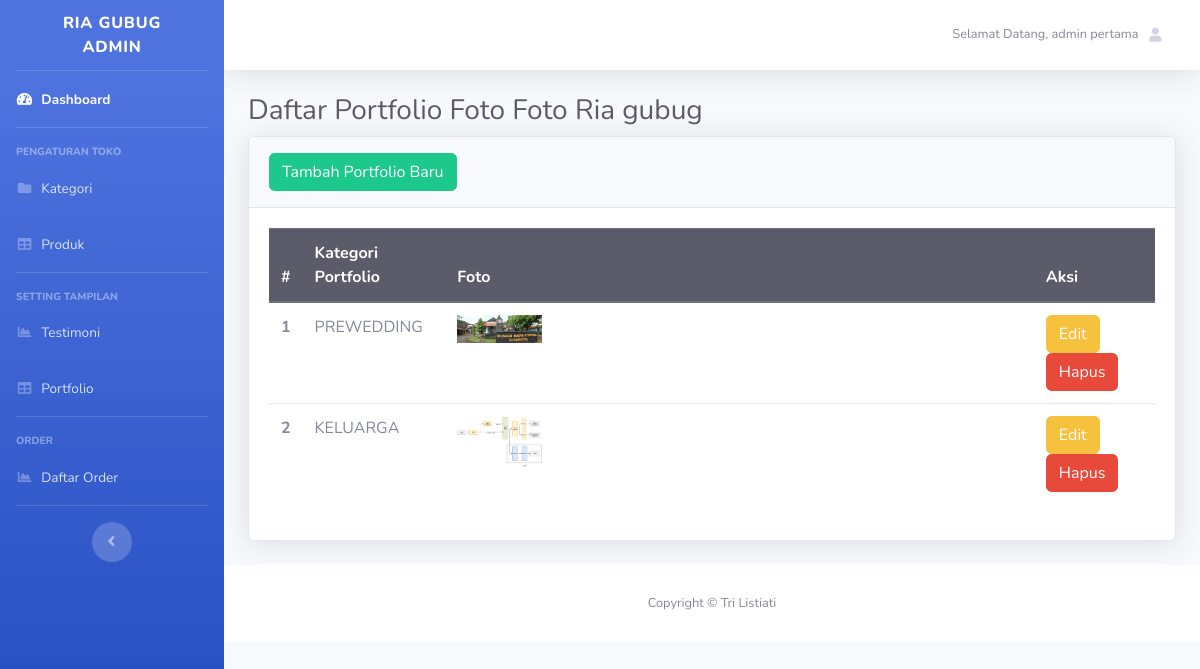
The app's page /public/admin/portfolio (signed in) with its own data.
### tables this page shows
CREATE TABLE `portfolio` (
  `id` int(50) NOT NULL,
  `kategori_id` int(50) NOT NULL,
  `foto` varchar(200) NOT NULL DEFAULT ''
);

CREATE TABLE `kategori` (
  `id` int(100) NOT NULL,
  `nama` varchar(100) NOT NULL,
  `deskripsi` text NOT NULL
);

### aplikasi/inti/Controller.php (called while the page is built, shortened)
<?php
class Controller
{
	public function view($view, $data = []){
			require_once '../aplikasi/views/'.$view.'.php';
	}
	public function model($model){
		return new $model;
	}
}

### aplikasi/controllers/Admin.php (called while the page is built, shortened)
<?php
class Admin extends Controller
{
	public function portfolio()
	{
		$data['portfolio'] = $this->model('Admin_model')->getPortfolio();
		$this->view('admin/portfolio/portfolio',$data);
	}
}

### aplikasi/inti/App.php (called while the page is built, shortened)
<?php
class App
{
	protected $method = 'index';
	protected $params = [];
	public function __construct()
	{
		$url = $this->parseURL();
		if(file_exists('../aplikasi/controllers/'.$url[0].'.php')){
			unset($url[0]);
		}
		$this->controller = new $this->controller;
		if(isset($url[1])){
			if(method_exists($this->controller, $url[1])){
				$this->method = $url[1];
			}
		}
		call_user_func_array([$this->controller, $this->method], $this->params);
	}
	public function parseURL()
	{
		if(isset($_GET['url'])){
			$url = rtrim( $_GET['url'], '/');
			$url = filter_var($url, FILTER_SANITIZE_URL);
			$url = explode('/', $url);
			return $url;
		}
	}
}

### public/index.php (called while the page is built, shortened)
<?php
$app = new App;

### aplikasi/inti/Database.php (called while the page is built, shortened)
<?php
class Database{
	private $host = DB_HOST;
	private $user = DB_USER;
	private $pass = DB_PASS;
	private $db_name = DB_NAME;
	private $dbh;
	private $stmt;
	public function __construct(){
		$dsn = "mysql:host=".$this->host.";dbname=".$this->db_name;
		$option = [
			PDO::ATTR_PERSISTENT => true,
			PDO::ATTR_ERRMODE => PDO::ERRMODE_EXCEPTION
		];
		try {
			$this->dbh = new PDO($dsn,$this->user,$this->pass, $option);
		} catch (PDOException $e) {
			echo "terdapat kesalahan ".$e;
			die($e->getMessage());
		}
	}
	public function query($query){
		$this->stmt = $this->dbh->prepare($query);
	}
	public function execute(){
		$this->stmt->execute();
	}
	public function resultSet(){
		$this->execute();
		return $this->stmt->fetchAll(PDO::FETCH_ASSOC);
	}
}

### aplikasi/models/Admin_model.php (called while the page is built, shortened)
<?php
class Admin_model{
	private $db;
	public function __construct()
	{
		$this->db = new Database();
	}
	public function getPortfolio()
	{
		$this->db->query('SELECT portfolio.id AS portfolio_id, portfolio.kategori_id, portfolio.foto, kategori.* FROM portfolio JOIN kategori ON portfolio.kategori_id=kategori.id');
		return $this->db->resultSet();
	}
}

### aplikasi/views/admin/portfolio/portfolio.php (the view, shortened to what this page needs)
<div class="container-fluid">
          <h1 class="h3 mb-2 text-gray-800">Daftar Portfolio Foto Foto Ria gubug</h1>
          <div class="card shadow mb-4">
            <div class="card-header py-3">
              <h6 class="m-0 font-weight-bold text-primary"> <a href="<?= BASE_URL ?>/admin/tambahportfolio" class="btn btn-success"> Tambah Portfolio Baru </a></h6>
            </div>
            <div class="card-body">
              <table class="table">
                <thead class="thead-dark">
                  <tr>
                    <th scope="col">#</th>
                    <th scope="col">Kategori Portfolio</th>
                    <th scope="col">Foto</th>
                     <th scope="col">Aksi</th>
                  </tr>
                </thead>
                <tbody>
                  <?php $i = 1;
                   foreach ($data['portfolio'] as $portfolio) : ?>
                  <tr>
                    <th scope="row"><?= $i ?></th>
                    <td><?= $portfolio['nama'] ?></td>
                    <td> <img src="<?= BASE_URL ?>/upload/testimoni/<?= $portfolio['foto']; ?>" width="15%"> </td>
                     <td>
                      <a href="<?= BASE_URL ?>/admin/editportfolio/<?= $portfolio['portfolio_id'];?>" class="btn btn-warning">Edit</a>
                      <a href="<?= BASE_URL ?>/admin/deleteportfolio/<?= $portfolio['portfolio_id'];?>"  onclick="return confirm(`Anda Yakin ingin hapus?`);" class="btn btn-danger">Hapus</a>
                    </td>
                  </tr>
                  <?php
                  $i++;
                  endforeach; ?>
                </tbody>
              </table>
            </div>
          </div>
        </div>

### records on screen
portfolio: kategori.nama "PREWEDDING", foto (picture)
portfolio: kategori.nama "KELUARGA", foto (picture)

### other values on screen
$_SESSION['data_user']['nama'] "admin pertama"
